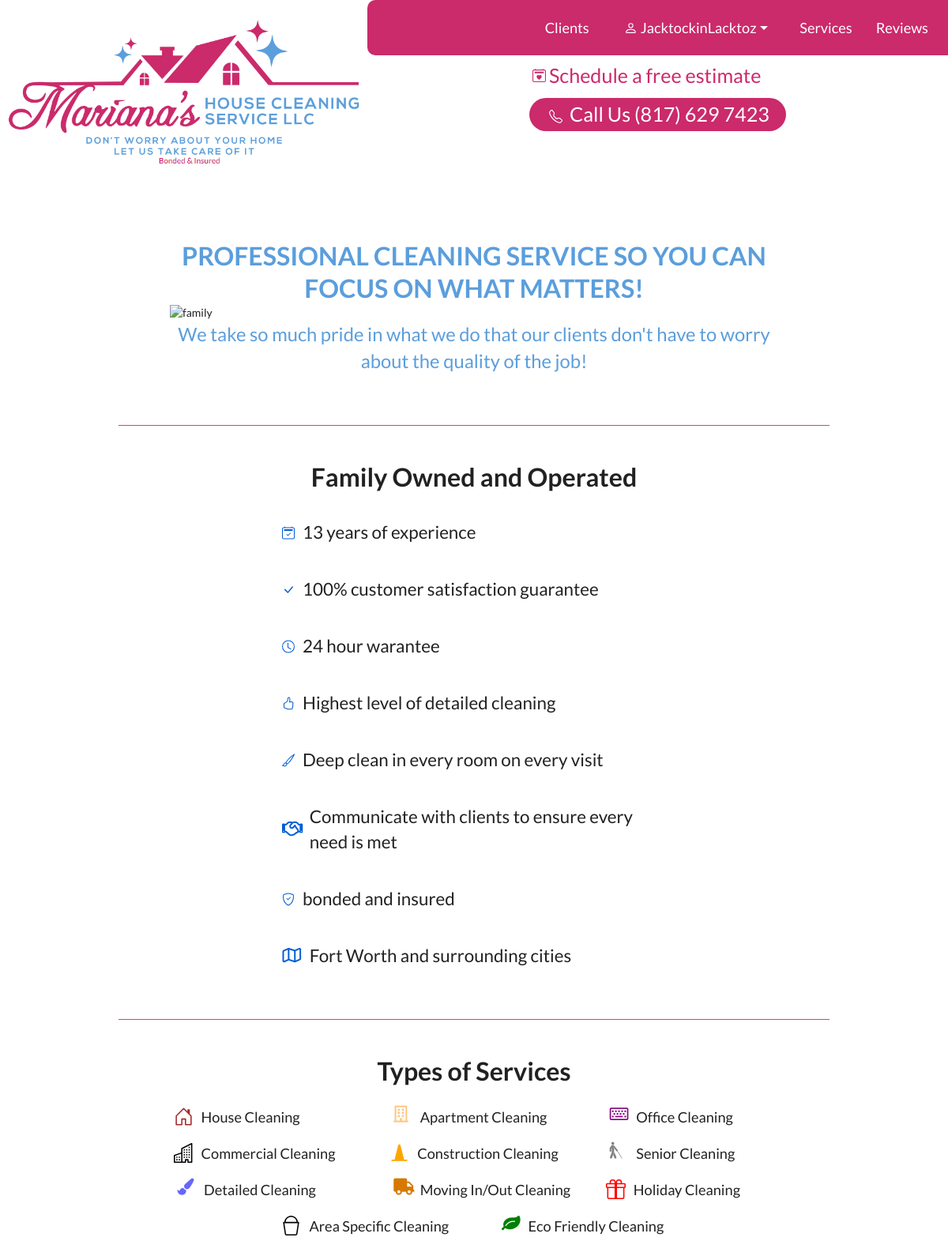
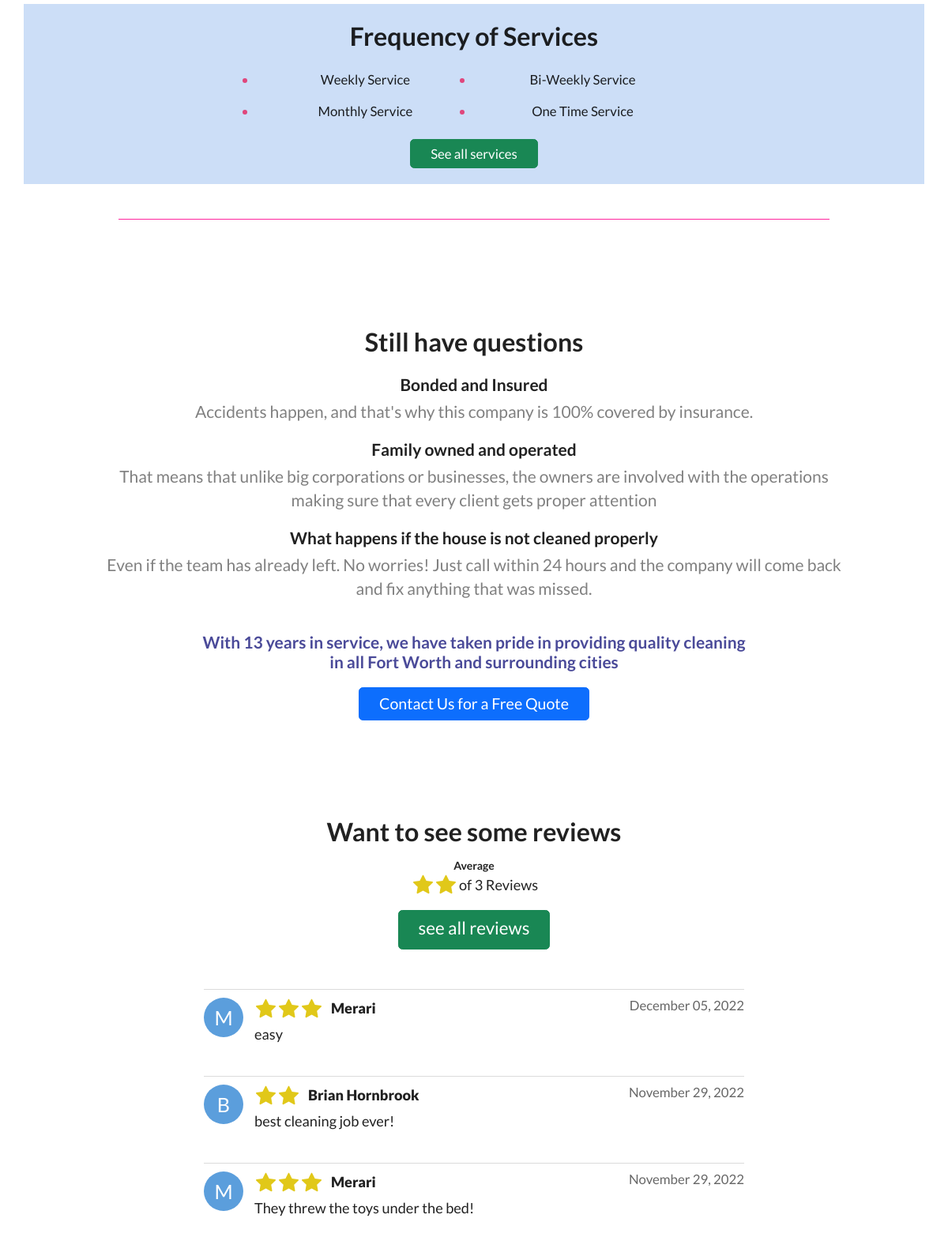
The app's page / (signed in, upper part) with its own data (2 pictures, top to bottom).
### cleaning/models.py (models this page shows, shortened)
class Review (models.Model):
    rating = models.IntegerField(max_length=10)
    user = models.CharField(max_length=100, default=False)
    title = models.CharField(max_length=100, null=True, blank=True)
    description = models.TextField(max_length=1000)
    datecreated = models.DateField(default=timezone.now())

### cleaning/views.py (the view)
# urls.py: 2. Add a URL to urlpatterns:  path('', views.home, name='home')
def home(request):
        if request.method == 'GET':
            allReviews = Review.objects.order_by('-datecreated')
            reviews = allReviews[:3]
            if reviews:
                totalReviews = reviews.__len__()
                averageReviews = 0
                for review in reviews:
                    averageReviews += review.rating
                    formatedReviews = []
                    review.datecreated = review.datecreated.strftime("%B %d, %Y")
                    userName = review.user
                    userName = userName[0]
                    review.userName = userName
                    for rating in range(review.rating):
                        formatedReviews.append("")
                        review.rating = formatedReviews
                averageReviews /= totalReviews
                averageReviews = int(averageReviews)
                formatedAverageReviews = []
                for average in range(averageReviews):
                    formatedAverageReviews.append("")
                return render(request, 'home.html', {
                    "totalReviews": totalReviews,
                    "averageReviews": formatedAverageReviews,
                    "reviews": reviews
                })
            return render(request,'home.html')

### cleaning/templates/home.html (shortened to what this page needs)
{% extends 'index.html' %}
{% load static %}
{% block content %}
<section id="description">
    <h3>PROFESSIONAL CLEANING SERVICE SO YOU CAN FOCUS ON WHAT MATTERS!</h3>
    <div>
        <img src="{% static 'images/family.jpg' %}" alt="family">
    </div>
    <p>We take so much pride in what we do that our clients don't have to worry about the quality of the job!</p>
</section>
<div class="spacer">
    <hr>
</div>
<section id="business">
    <h3>Family Owned and Operated</h3>
    <ul>
        <li>
            <p>13 years of experience</p>
        </li>
        <li>
            <p>100% customer satisfaction guarantee</p>
        </li>
        <li>
            <p>24 hour warantee</p>
        </li>
        <li>
            <p>Highest level of detailed cleaning</p>
        </li>
        <li>
            <p>Deep clean in every room on every visit</p>
        </li>
        <li>
            <i class="handshake outline icon"></i>
            <p>Communicate with clients to ensure every need is met</p>
        </li>
        <li>
            <p>bonded and insured</p>
        </li>
        <li>
            <i class="map outline icon"></i>
            <p>Fort Worth and surrounding cities</p>
        </li>
    </ul>
</section>
<div class="spacer">
    <hr>
</div>
<section id="services-info">
    <h3>Types of Services</h3>
    <ul>
        <li>
            <p>House Cleaning</p>
        </li>
        <li>
            <i id="apartment" class="building outline icon"></i>
            <p>Apartment Cleaning</p>
        </li>
        <li>
            <i id="office" class="keyboard outline icon"></i>
            <p>Office Cleaning</p>
        </li>
        <li>
            <p>Commercial Cleaning</p>
        </li>
        <li>
            <svg id="construction" xmlns="http://www.w3.org/2000/svg" width="16" height="16" fill="currentColor"
                class="bi bi-cone" viewBox="0 0 16 16">
                <path
                    d="M7.03 1.88c.252-1.01 1.688-1.01 1.94 0l2.905 11.62H14a.5.5 0 0 1 0 1H2a.5.5 0 0 1 0-1h2.125L7.03 1.88z" />
            </svg>
            <p>Construction Cleaning</p>
        </li>
        <li>
            <i id="senior" class="blind icon"></i>
            <p>Senior Cleaning</p>
        </li>
        <li>
            <i id="detailed" class="paint brush icon"></i>
            <p>Detailed Cleaning</p>
        </li>
        <li>
            <i id="moving" class="truck icon"></i>
            <p>Moving In/Out Cleaning</p>
        </li>
        <li>
            <p>Holiday Cleaning</p>
        </li>
        <li>
            <p>Area Specific Cleaning</p>
        </li>
        <li>
            <i id="leaf" class="leaf icon"></i>
            <p>Eco Friendly Cleaning</p>
        </li>
    </ul>
    <div id="frequency">
        <h3>Frequency of Services</h3>
        <ul>
            <li>Weekly Service</li>
            <li>Bi-Weekly Service</li>
            <li>Monthly Service</li>
            <li>One Time Service</li>
        </ul>
        <a href="/services">
            <button type="button" class="btn btn-success">
                See all services
            </button>
        </a>
    </div>
</section>
<div class="spacer">
    <hr>
</div>
<section id="questions">
    <h3>Still have questions</h3>
    <div>
        <h6>Bonded and Insured</h6>
        <p>Accidents happen, and that's why this company is 100% covered by insurance.</p>
    </div>
    <div>
        <h6>Family owned and operated</h6>
        <p>That means that unlike big corporations or businesses, the owners are involved with the
            operations making sure that every client gets proper attention</p>
    </div>
    <div>
        <h6>What happens if the house is not cleaned properly</h6>
        <p>Even if the team has already left. No worries! Just call within 24 hours and the
            company will come back and fix anything that was missed.</p>
    </div>
    <div id="motto">
        <h6>With 13 years in service, we have taken pride in providing quality cleaning in all
            Fort Worth and surrounding cities</h6>
        <a href="/addClient">
            <button type="button" class="btn btn-primary">
                Contact Us for a Free Quote
            </button>
        </a>
    </div>
</section>
<div class="reviews">
    {% if totalReviews %}
    <h3>Want to see some reviews</h3>
    <h5>Average</h5>
    <p>
        <span id="star-area">
            {% for star in averageReviews %}
            <span class="stars">
            </span>
            {% endfor %}
        </span>
        of {{ totalReviews }} Reviews
    </p>
    <a id="see-reviews" href="/reviews">
        <button type="button" class="btn btn-success">see all reviews</button>
    </a>
    <div id="content">
        {% for review in reviews %}
        <div class="display-area">
            <div class="review-icon">
                <span class="user-icon">{{ review.userName }}</span>
            </div>
            <div class="content-area">
                <div class="review-info">
                    <div class="info">
                        {% for star in review.rating %}
                        <span class="stars">
                        </span>
                        {% endfor %}
                        <p class="user">{{ review.user }}</p>
                    </div>
                    <div class="date">
                        {{ review.datecreated }}
                    </div>
                </div>
                <p class="review-content">{{ review.description }}</p>
            </div>
        </div>
        {% endfor %}
    </div>
    {% else %}
    <h3>No reviews Yet</h3>
    <a id="see-reviews" href="/addreview">
        <button type="button" class="btn btn-success">add a review</button>
    </a>
    {% endif %}
</div>
{% endblock %}

### cleaning/templates/index.html (shortened to what this page needs)
<!DOCTYPE html>
<html lang="en">
<head>
    <link href="https://cdn.jsdelivr.net/npm/bootstrap@5.2.2/dist/css/bootstrap.min.css" rel="stylesheet"
>
    <link rel="stylesheet" href="https://cdnjs.cloudflare.com/ajax/libs/semantic-ui/2.5.0/semantic.min.css"
 />
    {% load static %}
    <link rel="stylesheet" href="{% static 'index.css' %}">
    <link rel="stylesheet" href="{% static 'home.css' %}">
    <link rel="stylesheet" href="{% static 'services.css' %}">
    <link rel="stylesheet" href="{% static 'dipslayInfo.css' %}">
    <link rel="stylesheet" href="{% static 'forms.css' %}">
    <link rel="stylesheet" href="{% static 'clients.css' %}">
    <link rel="stylesheet" href="{% static 'terms.css' %}">
</head>
<body>
    <header>
        <div id="header-area">
            <nav>
                <ul>
                    <li class="hr">
                        <a href="/reviews">Reviews</a>
                    </li>
                    <li class="separator hr">
                        <a href="/services">
                            Services
                        </a>
                    </li>
                    <li id="brand" class="hr">
                        {% if user.is_authenticated %}
                        <a id="account-link">
                            {{ user }}
                        </a>
                        {% endif %}
                    </li>
                    {% if user.is_superuser %}
                    <li class="separator hr">
                        <a href="/clients">
                            Clients
                        </a>
                    </li>
                    {% endif %}
                </ul>
            </nav>
            <div id="contact">
                <ul>
                    <li class="hr">
                        <a id="button" href="/addclient">
                            Schedule a free estimate
                        </a>
                    </li>
                    <li class="separator hr">
                        <a id="header-phone-off" href="">
                            Call Us (817) 629 7423
                        </a>
                    </li>
                </ul>
            </div>
        </div>
        <a id="brand" href="/">
            <img src="{% static 'images/marianas-logo.png' %}" alt="logo">
        </a>
    </header>
    {% block content %}{% endblock %}
</body>
</html>

### cleaning/static/index.css (style rules this page uses)
body { margin: 0; }
header #header-area { display: flex; flex-flow: column-reverse; width: 100%; background-color: #CB2A6B; }
header ul { padding: 0; display: flex; flex-flow: row wrap; align-items: center; justify-content: center; margin: 0; }
header div { flex-flow: row wrap; }
header #contact ul { display: flex; flex-flow: row nowrap; padding: 0; margin: 0; }
header li { list-style-type: none; display: flex; align-items: center; justify-content: center; padding: 15px 0 15px 0px; height: 20px; width: 50%; box-sizing: border-box; }
#header-phone-off { display: none; }
header #brand { display: flex; flex-flow: column; justify-content: flex-start; padding: 5px 0 25px 0px; }
header #account-link:after { display: inline-block; margin-left: 0.255em; vertical-align: 0.255em; content: ""; border-top: 0.3em solid; border-right: 0.3em solid transparent; border-bottom: 0; border-left: 0.3em solid transparent; }
header #brand a { font-size: 0.8rem; margin: 0; color: white; }
header .separator { border-left: 1px solid black; }
header .hr { border-bottom: 1px solid #fff3; }
header a { text-decoration: none; color: white; font-size: 0.7rem; display: flex; align-items: center; margin: 5px; }
header li svg { height: 11px; }
header #brand img { width: 100%; }
@media (min-width: 768px) { header li { padding: 25px 0 25px 0px; display: flex; justify-content: center; align-items: center; text-align: center; } }
@media (min-width: 768px) { header #brand { padding: 15px 0 35px 0; } }
@media (min-width: 768px) { header #brand a { font-size: 1.3rem; } }
@media (min-width: 768px) { header li a { font-size: 1.3rem; } }
@media (min-width: 768px) { header li a svg { height: 17px; } }
@media (min-width: 768px) { #header-phone-off { display: block; } }
@media (min-width: 1200px) { header { display: flex; flex-flow: row-reverse; } }
@media (min-width: 1200px) { header #header-area { display: flex; flex-flow: column; background-color: white; } }
@media (min-width: 1200px) { header nav { padding: 0 10px; width: 100%; height: 70px; border-radius: 10px 0 0 10px; display: flex; justify-content: flex-end; align-items: center; background-color: #CB2A6B; } }
@media (min-width: 1200px) { header nav ul { display: flex; flex-flow: row-reverse; align-items: center; margin: 0; } }
@media (min-width: 1200px) { header nav li { margin: 0 10px; width: fit-content; padding: 0; } }
@media (min-width: 1200px) { header nav a { display: flex; flex-flow: row wrap; width: fit-content; } }
@media (min-width: 1200px) { header nav .hr, header nav .separator { padding: 0; border: 0; width: fit-content; } }
@media (min-width: 1200px) { header #brand { width: fit-content; flex-flow: column; justify-content: flex-start; position: relative; } }
@media (min-width: 1200px) { header #brand a { font-size: 1.3rem; color: white; display: flex; flex-flow: row nowrap; margin: 0 15px; } }
@media (min-width: 1200px) { header #brand img { width: 100%; color: white; } }
@media (min-width: 1200px) { header #contact ul { display: flex; flex-flow: column; align-items: center; } }
@media (min-width: 1200px) { header #contact li { border: 0; } }
@media (min-width: 1200px) { header #contact a { color: #CB2A6B; font-size: 1.8rem; min-width: 325px; flex-flow: row wrap; } }
@media (min-width: 1200px) { header #contact #header-phone-off { background-color: #CB2A6B; color: white; padding: 10px 20px; border-radius: 25px; } }

### records on screen
Review: userName "M", rating 3 (drawn), user "Merari", datecreated "December 05, 2022", description "easy"
Review: userName "B", rating 2 (drawn), user "Brian Hornbrook", datecreated "November 29, 2022", description "best cleaning job ever!"
Review: userName "M", rating 3 (drawn), user "Merari", datecreated "November 29, 2022", description "They threw the toys under the bed!"

### other values on screen
{{ user }} "JacktockinLacktoz"
{{ totalReviews }} "3"
